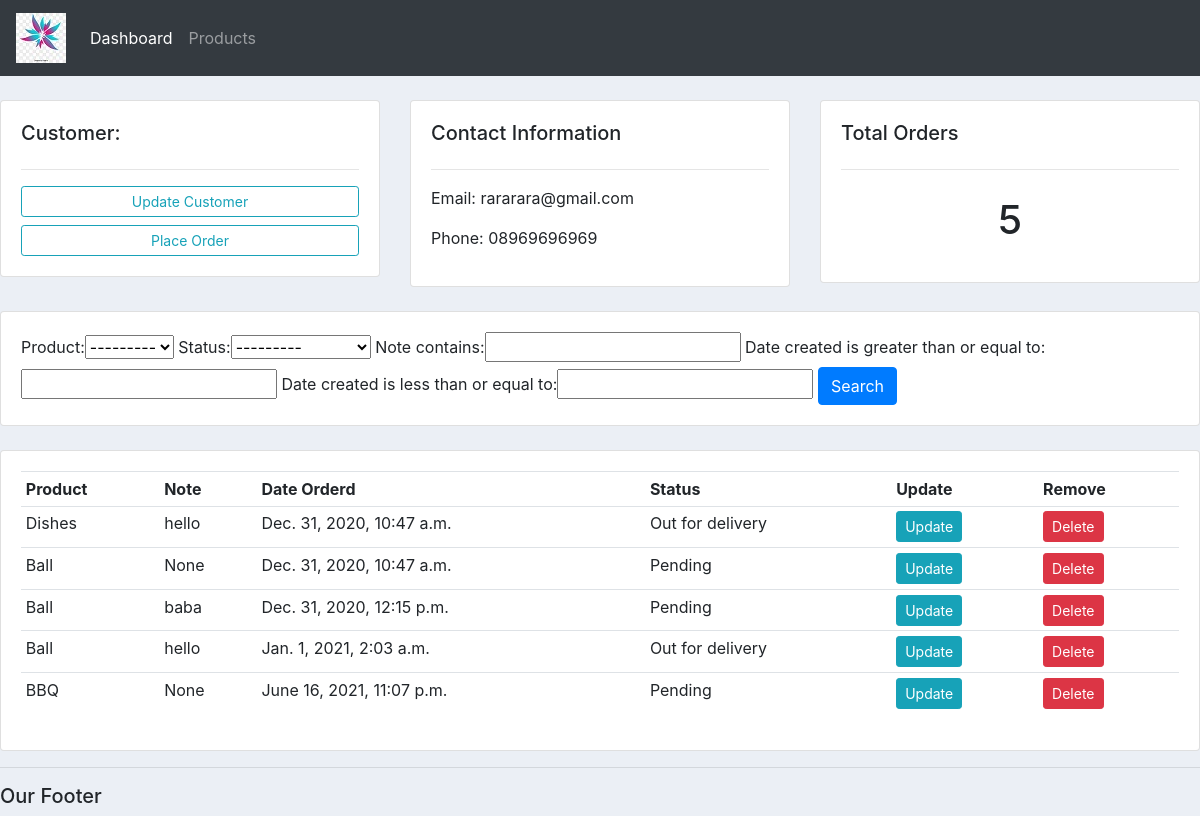
Screenshot of /customer/1 with the database file from the repository.
### accounts/models.py (models this page shows, shortened)
class Customer(models.Model):
    name = models.CharField(null = True, max_length=200)
    phone = models.CharField(null=True, max_length=200)
    email = models.CharField(null=True, max_length=200)
    date_created = models.DateTimeField(null=True, auto_now_add=True)

class Order(models.Model):
    STATUS = (
        ('Pending', 'Pending'),
        ('Out for delivery', 'Out for delivery'),
        ('Delivered', 'Delivered')
    )
    customer = models.ForeignKey(Customer, null=True, on_delete=models.SET_NULL)
    product = models.ForeignKey(Product, null=True, on_delete=models.SET_NULL)
    date_created = models.DateTimeField(null=True, auto_now_add=True)
    status = models.CharField(null=True, max_length=200, choices=STATUS)
    note = models.CharField(null = True, max_length=1000)

class Product(models.Model):
    STATUS = (
        ('Indoor', 'Indoor'),
        ('Out door', 'Out door')
    )
    name = models.CharField(null = True, max_length=200)
    price = models.FloatField(null = True)
    category = models.CharField(null = True, max_length=200, choices=STATUS)
    description = models.CharField(null = True, max_length=200, blank=True)
    date_created = models.DateTimeField(null=True, auto_now_add=True)
    tag = models.ManyToManyField(Tag)
    def __str__(self):
        return self.name

### accounts/views.py (the view)
# urls.py: path('customer/<str:pk>', views.customer,name='customer'),
def customer(request, pk):
    customer = Customer.objects.get(id=pk)
    orders = customer.order_set.all()
    order_count = orders.count()
    myfilter = OrderFilter(request.GET, queryset=orders)
    orders = myfilter.qs
    context = {'customer':customer,
                'orders': orders,
                'order_count':order_count,
                'myFilter': myfilter}
    return render(request, 'accounts/customer.html', context)

### accounts/templates/accounts/customer.html
{% extends 'accounts/main.html' %}
{% block content %}
<br>
<div class="row">
	<div class="col-md">
		<div class="card card-body">
			<h5>Customer:</h5>
			<hr>
			<a class="btn btn-outline-info  btn-sm btn-block" href="">Update Customer</a>
			<a class="btn btn-outline-info  btn-sm btn-block" href="{% url 'createorder' customer.id%}">Place Order</a>
		</div>
	</div>
	<div class="col-md">
		<div class="card card-body">
			<h5>Contact Information</h5>
			<hr>
			<p>Email: {{customer.email}}</p>
			<p>Phone: {{customer.phone}}</p>
		</div>
	</div>
	<div class="col-md">
		<div class="card card-body">
			<h5>Total Orders</h5>
			<hr>
			<h1 style="text-align: center;padding: 10px">{{order_count}}</h1>
		</div>
	</div>
</div>
<br>
<div class="row">
	<div class="col">
		<div class="card card-body">
			<form method="get">
			{{myFilter.form}}
		    <button class="btn btn-primary" type="submit">Search</button>
		  </form>
		</div>
	</div>
</div>
<br>
<div class="row">
	<div class="col-md">
		<div class="card card-body">
			<table class="table table-sm">
				<tr>
					<th>Product</th>
					<th>Note</th>
					<th>Date Orderd</th>
					<th>Status</th>
					<th>Update</th>
					<th>Remove</th>
				</tr>
				{% for order in orders %}
					<tr>
						<td>{{order.product}}</td>
						<td>{{order.note}}</td>
						<td>{{order.date_created}}</td>
						<td>{{order.status}}</td>
						<td><a class='btn btn-sm btn-info' href="{% url  'updateorder' order.id %}">Update</a></td>
						<td><a href="{% url  'deleteorder' order.id %}" class="btn btn-sm btn-danger">Delete</a></td>
				</tr>
				{% endfor %}
			</table>
		</div>
	</div>
</div>
{% endblock content %}

### static/css/main.css (style rules this page uses)
body { background-color:#ebeff5; }

### rows the page displays
Customer: email "rararara@gmail.com", phone "08969696969"
Order: product "Dishes", note "hello", date_created "Dec. 31, 2020, 10:47 a.m.", status "Out for delivery"
Order: product "Ball", note "None", date_created "Dec. 31, 2020, 10:47 a.m.", status "Pending"
Order: product "Ball", note "baba", date_created "Dec. 31, 2020, 12:15 p.m.", status "Pending"
Order: product "Ball", note "hello", date_created "Jan. 1, 2021, 2:03 a.m.", status "Out for delivery"
Order: product "BBQ", note "None", date_created "June 16, 2021, 11:07 p.m.", status "Pending"

### other values shown
{{ order_count }} "5"
